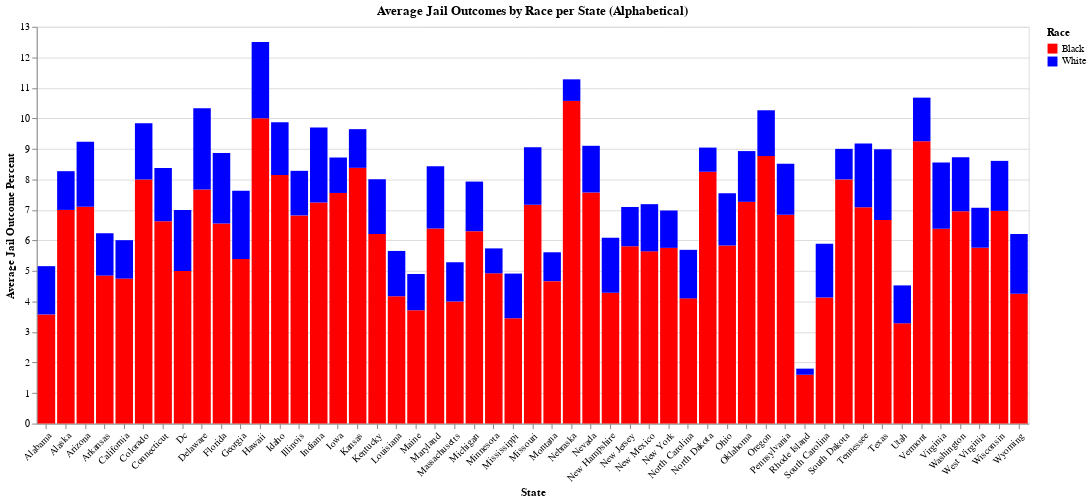

The cell this chart's notebook holds for it:
### Code cell
import pandas as pd
import altair as alt

data = pd.read_csv('Incarceration_Outcomes_decimalized.csv')

# Convert columns to numeric
data['jail_black_pooled_p25'] = pd.to_numeric(data['jail_black_pooled_p25']).mul(100)
data['jail_white_pooled_p25'] = pd.to_numeric(data['jail_white_pooled_p25']).mul(100)


# Calculate average jail outcome per race per state
state_avg = data.groupby('state')[['jail_black_pooled_p25', 'jail_white_pooled_p25']].mean().reset_index()

# Melt the DataFrame for plotting
melted = state_avg.melt(
    id_vars='state',
    value_vars=['jail_black_pooled_p25', 'jail_white_pooled_p25'],
    var_name='Race',
    value_name='Percent'
)

# Clean race labels
melted['Race_Label'] = melted['Race'].map({
    'jail_black_pooled_p25': 'Black',
    'jail_white_pooled_p25': 'White'

})
    
melted['state'] = melted['state'].astype(str).str.strip().str.title()

# sort alphabetically
chart = alt.Chart(melted).mark_bar().encode(
    x=alt.X('state:N', title='State'),
    y=alt.Y('Percent:Q', title='Average Jail Outcome Percent', stack='zero'),
    color=alt.Color('Race_Label:N',
        scale=alt.Scale(domain=['Black', 'White'], range=['red', 'blue']),
        legend=alt.Legend(title='Race')
    ),
    order=alt.Order('Race_Label:N', sort='ascending'),
    tooltip=[
        alt.Tooltip('state:N', title='State'),
        alt.Tooltip('Race_Label:N', title='Race'),
        alt.Tooltip('Percent:Q', title='Percent', format=".2f")
    ]
).properties(
    width=1000,
    height=400,
    title='Average Jail Outcomes by Race per State (Alphabetical)'
).configure_axisX(
    labelAngle=-45
)

chart.show()

# Optional: Print overall averages across the first 70 rows
avg_black = data['jail_black_pooled_p25'].mean() 
avg_white = data['jail_white_pooled_p25'].mean() 

print(f"Average percent incarcerated for Black individuals: {avg_black:.2f}%")
print(f"Average percent incarcerated for White individuals: {avg_white:.2f}%")

### Figure 1 — Vega-Lite specification as saved in the notebook (floating-point values rounded to 4 significant figures)
{"config": {"view": {"continuousWidth": 300, "continuousHeight": 300}, "axisX": {"labelAngle": -45}}, "data": {"name": "data-4c817c1dd4fe6f7c2414d90ce93056f4"}, "mark": {"type": "bar"}, "encoding": {"color": {"field": "Race_Label", "legend": {"title": "Race"}, "scale": {"domain": ["Black", "White"], "range": ["red", "blue"]}, "type": "nominal"}, "order": {"field": "Race_Label", "sort": "ascending", "type": "nominal"}, "tooltip": [{"field": "state", "title": "State", "type": "nominal"}, {"field": "Race_Label", "title": "Race", "type": "nominal"}, {"field": "Percent", "format": ".2f", "title": "Percent", "type": "quantitative"}], "x": {"field": "state", "title": "State", "type": "nominal"}, "y": {"field": "Percent", "stack": "zero", "title": "Average Jail Outcome Percent", "type": "quantitative"}}, "height": 400, "title": "Average Jail Outcomes by Race per State (Alphabetical)", "width": 1000, "$schema": "https://vega.github.io/schema/vega-lite/v5.20.1.json", "datasets": {"data-4c817c1dd4fe6f7c2414d90ce93056f4": [{"state": "Alabama", "Race": "jail_black_pooled_p25", "Percent": 3.576, "Race_Label": "Black"}, {"state": "Alaska", "Race": "jail_black_pooled_p25", "Percent": 7.0, "Race_Label": "Black"}, {"state": "Arizona", "Race": "jail_black_pooled_p25", "Percent": 7.1, "Race_Label": "Black"}, {"state": "Arkansas", "Race": "jail_black_pooled_p25", "Percent": 4.849, "Race_Label": "Black"}, {"state": "California", "Race": "jail_black_pooled_p25", "Percent": 4.75, "Race_Label": "Black"}, {"state": "Colorado", "Race": "jail_black_pooled_p25", "Percent": 8.0, "Race_Label": "Black"}, {"state": "Connecticut", "Race": "jail_black_pooled_p25", "Percent": 6.625, "Race_Label": "Black"}, {"state": "Dc", "Race": "jail_black_pooled_p25", "Percent": 5.0, "Race_Label": "Black"}, {"state": "Delaware", "Race": "jail_black_pooled_p25", "Percent": 7.667, "Race_Label": "Black"}, {"state": "Florida", "Race": "jail_black_pooled_p25", "Percent": 6.552, "Race_Label": "Black"}, {"state": "Georgia", "Race": "jail_black_pooled_p25", "Percent": 5.389, "Race_Label": "Black"}, {"state": "Hawaii", "Race": "jail_black_pooled_p25", "Percent": 10.0, "Race_Label": "Black"}, {"state": "Idaho", "Race": "jail_black_pooled_p25", "Percent": 8.143, "Race_Label": "Black"}, {"state": "Illinois", "Race": "jail_black_pooled_p25", "Percent": 6.82, "Race_Label": "Black"}, {"state": "Indiana", "Race": "jail_black_pooled_p25", "Percent": 7.245, "Race_Label": "Black"}, {"state": "Iowa", "Race": "jail_black_pooled_p25", "Percent": 7.556, "Race_Label": "Black"}, {"state": "Kansas", "Race": "jail_black_pooled_p25", "Percent": 8.379, "Race_Label": "Black"}, {"state": "Kentucky", "Race": "jail_black_pooled_p25", "Percent": 6.213, "Race_Label": "Black"}, {"state": "Louisiana", "Race": "jail_black_pooled_p25", "Percent": 4.172, "Race_Label": "Black"}, {"state": "Maine", "Race": "jail_black_pooled_p25", "Percent": 3.714, "Race_Label": "Black"}, {"state": "Maryland", "Race": "jail_black_pooled_p25", "Percent": 6.391, "Race_Label": "Black"}, {"state": "Massachusetts", "Race": "jail_black_pooled_p25", "Percent": 4.0, "Race_Label": "Black"}, {"state": "Michigan", "Race": "jail_black_pooled_p25", "Percent": 6.302, "Race_Label": "Black"}, {"state": "Minnesota", "Race": "jail_black_pooled_p25", "Percent": 4.923, "Race_Label": "Black"}, {"state": "Mississippi", "Race": "jail_black_pooled_p25", "Percent": 3.451, "Race_Label": "Black"}, {"state": "Missouri", "Race": "jail_black_pooled_p25", "Percent": 7.167, "Race_Label": "Black"}, {"state": "Montana", "Race": "jail_black_pooled_p25", "Percent": 4.667, "Race_Label": "Black"}, {"state": "Nebraska", "Race": "jail_black_pooled_p25", "Percent": 10.57, "Race_Label": "Black"}, {"state": "Nevada", "Race": "jail_black_pooled_p25", "Percent": 7.571, "Race_Label": "Black"}, {"state": "New Hampshire", "Race": "jail_black_pooled_p25", "Percent": 4.286, "Race_Label": "Black"}, {"state": "New Jersey", "Race": "jail_black_pooled_p25", "Percent": 5.81, "Race_Label": "Black"}, {"state": "New Mexico", "Race": "jail_black_pooled_p25", "Percent": 5.643, "Race_Label": "Black"}, {"state": "New York", "Race": "jail_black_pooled_p25", "Percent": 5.757, "Race_Label": "Black"}, {"state": "North Carolina", "Race": "jail_black_pooled_p25", "Percent": 4.102, "Race_Label": "Black"}, {"state": "North Dakota", "Race": "jail_black_pooled_p25", "Percent": 8.25, "Race_Label": "Black"}, {"state": "Ohio", "Race": "jail_black_pooled_p25", "Percent": 5.833, "Race_Label": "Black"}, {"state": "Oklahoma", "Race": "jail_black_pooled_p25", "Percent": 7.265, "Race_Label": "Black"}, {"state": "Oregon", "Race": "jail_black_pooled_p25", "Percent": 8.765, "Race_Label": "Black"}, {"state": "Pennsylvania", "Race": "jail_black_pooled_p25", "Percent": 6.84, "Race_Label": "Black"}, {"state": "Rhode Island", "Race": "jail_black_pooled_p25", "Percent": 1.6, "Race_Label": "Black"}, {"state": "South Carolina", "Race": "jail_black_pooled_p25", "Percent": 4.13, "Race_Label": "Black"}, {"state": "South Dakota", "Race": "jail_black_pooled_p25", "Percent": 8.0, "Race_Label": "Black"}, {"state": "Tennessee", "Race": "jail_black_pooled_p25", "Percent": 7.088, "Race_Label": "Black"}, {"state": "Texas", "Race": "jail_black_pooled_p25", "Percent": 6.669, "Race_Label": "Black"}, {"state": "Utah", "Race": "jail_black_pooled_p25", "Percent": 3.286, "Race_Label": "Black"}, {"state": "Vermont", "Race": "jail_black_pooled_p25", "Percent": 9.25, "Race_Label": "Black"}, {"state": "Virginia", "Race": "jail_black_pooled_p25", "Percent": 6.381, "Race_Label": "Black"}, {"state": "Washington", "Race": "jail_black_pooled_p25", "Percent": 6.955, "Race_Label": "Black"}, {"state": "West Virginia", "Race": "jail_black_pooled_p25", "Percent": 5.762, "Race_Label": "Black"}, {"state": "Wisconsin", "Race": "jail_black_pooled_p25", "Percent": 6.968, "Race_Label": "Black"}, {"state": "Wyoming", "Race": "jail_black_pooled_p25", "Percent": 4.25, "Race_Label": "Black"}, {"state": "Alabama", "Race": "jail_white_pooled_p25", "Percent": 1.582, "Race_Label": "White"}, {"state": "Alaska", "Race": "jail_white_pooled_p25", "Percent": 1.269, "Race_Label": "White"}, {"state": "Arizona", "Race": "jail_white_pooled_p25", "Percent": 2.133, "Race_Label": "White"}, {"state": "Arkansas", "Race": "jail_white_pooled_p25", "Percent": 1.387, "Race_Label": "White"}, {"state": "California", "Race": "jail_white_pooled_p25", "Percent": 1.259, "Race_Label": "White"}, {"state": "Colorado", "Race": "jail_white_pooled_p25", "Percent": 1.839, "Race_Label": "White"}, {"state": "Connecticut", "Race": "jail_white_pooled_p25", "Percent": 1.75, "Race_Label": "White"}, {"state": "Dc", "Race": "jail_white_pooled_p25", "Percent": 2.0, "Race_Label": "White"}, {"state": "Delaware", "Race": "jail_white_pooled_p25", "Percent": 2.667, "Race_Label": "White"}, {"state": "Florida", "Race": "jail_white_pooled_p25", "Percent": 2.313, "Race_Label": "White"}, {"state": "Georgia", "Race": "jail_white_pooled_p25", "Percent": 2.239, "Race_Label": "White"}, {"state": "Hawaii", "Race": "jail_white_pooled_p25", "Percent": 2.5, "Race_Label": "White"}, {"state": "Idaho", "Race": "jail_white_pooled_p25", "Percent": 1.727, "Race_Label": "White"}, {"state": "Illinois", "Race": "jail_white_pooled_p25", "Percent": 1.461, "Race_Label": "White"}, {"state": "Indiana", "Race": "jail_white_pooled_p25", "Percent": 2.457, "Race_Label": "White"}, {"state": "Iowa", "Race": "jail_white_pooled_p25", "Percent": 1.162, "Race_Label": "White"}, {"state": "Kansas", "Race": "jail_white_pooled_p25", "Percent": 1.267, "Race_Label": "White"}, {"state": "Kentucky", "Race": "jail_white_pooled_p25", "Percent": 1.792, "Race_Label": "White"}, {"state": "Louisiana", "Race": "jail_white_pooled_p25", "Percent": 1.484, "Race_Label": "White"}, {"state": "Maine", "Race": "jail_white_pooled_p25", "Percent": 1.188, "Race_Label": "White"}, {"state": "Maryland", "Race": "jail_white_pooled_p25", "Percent": 2.042, "Race_Label": "White"}, {"state": "Massachusetts", "Race": "jail_white_pooled_p25", "Percent": 1.286, "Race_Label": "White"}, {"state": "Michigan", "Race": "jail_white_pooled_p25", "Percent": 1.627, "Race_Label": "White"}, {"state": "Minnesota", "Race": "jail_white_pooled_p25", "Percent": 0.8161, "Race_Label": "White"}, {"state": "Mississippi", "Race": "jail_white_pooled_p25", "Percent": 1.463, "Race_Label": "White"}, {"state": "Missouri", "Race": "jail_white_pooled_p25", "Percent": 1.887, "Race_Label": "White"}, {"state": "Montana", "Race": "jail_white_pooled_p25", "Percent": 0.9455, "Race_Label": "White"}, {"state": "Nebraska", "Race": "jail_white_pooled_p25", "Percent": 0.7065, "Race_Label": "White"}, {"state": "Nevada", "Race": "jail_white_pooled_p25", "Percent": 1.529, "Race_Label": "White"}, {"state": "New Hampshire", "Race": "jail_white_pooled_p25", "Percent": 1.8, "Race_Label": "White"}, {"state": "New Jersey", "Race": "jail_white_pooled_p25", "Percent": 1.286, "Race_Label": "White"}, {"state": "New Mexico", "Race": "jail_white_pooled_p25", "Percent": 1.545, "Race_Label": "White"}, {"state": "New York", "Race": "jail_white_pooled_p25", "Percent": 1.224, "Race_Label": "White"}, {"state": "North Carolina", "Race": "jail_white_pooled_p25", "Percent": 1.59, "Race_Label": "White"}, {"state": "North Dakota", "Race": "jail_white_pooled_p25", "Percent": 0.7925, "Race_Label": "White"}, {"state": "Ohio", "Race": "jail_white_pooled_p25", "Percent": 1.716, "Race_Label": "White"}, {"state": "Oklahoma", "Race": "jail_white_pooled_p25", "Percent": 1.662, "Race_Label": "White"}, {"state": "Oregon", "Race": "jail_white_pooled_p25", "Percent": 1.5, "Race_Label": "White"}, {"state": "Pennsylvania", "Race": "jail_white_pooled_p25", "Percent": 1.672, "Race_Label": "White"}, {"state": "Rhode Island", "Race": "jail_white_pooled_p25", "Percent": 0.2, "Race_Label": "White"}, {"state": "South Carolina", "Race": "jail_white_pooled_p25", "Percent": 1.761, "Race_Label": "White"}, {"state": "South Dakota", "Race": "jail_white_pooled_p25", "Percent": 1.0, "Race_Label": "White"}, {"state": "Tennessee", "Race": "jail_white_pooled_p25", "Percent": 2.084, "Race_Label": "White"}, {"state": "Texas", "Race": "jail_white_pooled_p25", "Percent": 2.323, "Race_Label": "White"}, {"state": "Utah", "Race": "jail_white_pooled_p25", "Percent": 1.241, "Race_Label": "White"}, {"state": "Vermont", "Race": "jail_white_pooled_p25", "Percent": 1.429, "Race_Label": "White"}, {"state": "Virginia", "Race": "jail_white_pooled_p25", "Percent": 2.173, "Race_Label": "White"}, {"state": "Washington", "Race": "jail_white_pooled_p25", "Percent": 1.769, "Race_Label": "White"}, {"state": "West Virginia", "Race": "jail_white_pooled_p25", "Percent": 1.309, "Race_Label": "White"}, {"state": "Wisconsin", "Race": "jail_white_pooled_p25", "Percent": 1.639, "Race_Label": "White"}, {"state": "Wyoming", "Race": "jail_white_pooled_p25", "Percent": 1.958, "Race_Label": "White"}]}}
